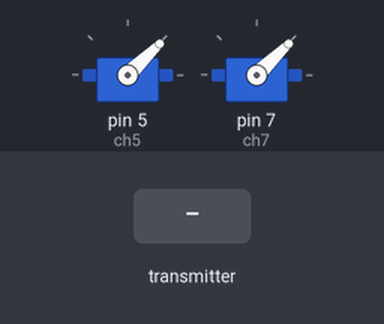
Simulated run of this sketch. Board: Arduino Uno, built with avr-gcc and run on an emulated ATmega328P. Shown: 2 × servo. The inputs (shaded band) are chosen by the test bench. No radio packets arrive unless stated.

Above: at 1.2 s.
1.3 s: the transmitter starts sending aux1 = 64
At 2.5 s:
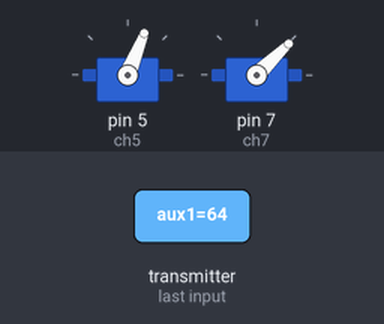
2.8 s: the transmitter starts sending aux3 = 64
At 3.7 s:
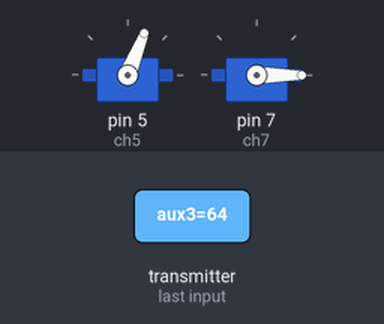
4.3 s: the transmitter starts sending aux1 = 0
At 4.8 s:
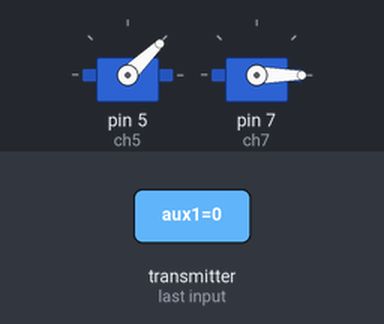
5.8 s: the transmitter starts sending aux1 = 128
At 7.0 s:
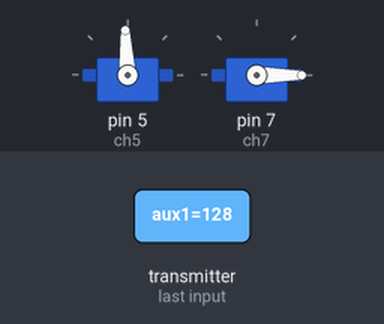
7.3 s: the transmitter starts sending aux3 = 0
At 8.3 s:
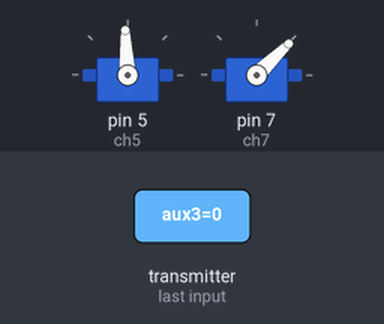
8.8 s: the transmitter starts sending aux1 = 255
At 9.5 s:
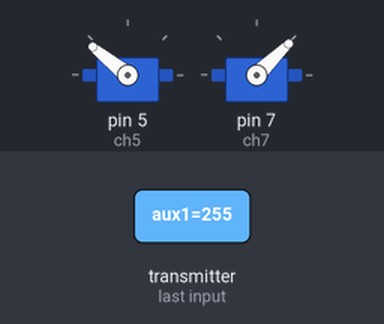
Timing chart, 0 to 11.3 s (numbered marks = the images above; inputs shaded):
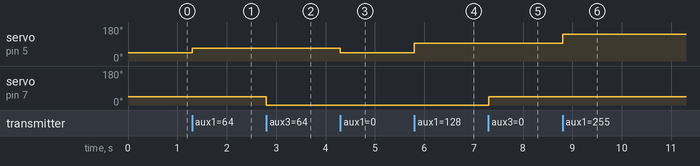

Measured:
- after the input at 1.3 s, servo on pin 5 (ch5): 44° → 68° at once
- after the input at 2.8 s, servo on pin 7 (ch7): 44° → 0° at once
- after the input at 4.3 s, servo on pin 5 (ch5): 68° → 44° at once
- after the input at 5.8 s, servo on pin 5 (ch5): 44° → 93° at once
- after the input at 7.3 s, servo on pin 7 (ch7): 0° → 44° at once
- after the input at 8.8 s, servo on pin 5 (ch5): 93° → 141° at once

The sketch:

eg01-Part-1_receiver.ino
```cpp
//  1 Channel Receiver | 1 Kanal Alıcı
//  PWM output on pin D5

#include <SPI.h>
#include <nRF24L01.h>
#include <RF24.h>
#include <Servo.h>

int ch_width_5 = 0;
int ch_width_7 = 0;

Servo ch5;
Servo ch7;

struct Signal {
byte aux1;
byte aux3;
};

Signal data;

const uint64_t pipeIn = 000322;
RF24 radio(9, 10);

void ResetData()
{

data.aux1 = 0;                                              // Define the inicial value of each data input. | Veri girişlerinin başlangıç değerleri
data.aux3 = 0;                                                            // The middle position for analog channels | Analog kanallar için orta konum
}

void setup()
{
                                                           // Set the pins for each PWM signal | Her bir PWM sinyal için pinler belirleniyor.

  ch5.attach(5);
  ch7.attach(7);

  ResetData();                                             // Configure the NRF24 module  | NRF24 Modül konfigürasyonu
  radio.begin();
  radio.openReadingPipe(1,pipeIn);
  radio.setChannel(100);
  radio.setAutoAck(false);
  radio.setDataRate(RF24_250KBPS);                          // The lowest data rate value for more stable communication  | Daha kararlı iletişim için en düşük veri hızı.
  radio.setPALevel(RF24_PA_MAX);                            // Output power is set for maximum |  Çıkış gücü maksimum için ayarlanıyor.
  radio.startListening();                                   // Start the radio comunication for receiver | Alıcı için sinyal iletişimini başlatır.

}

unsigned long lastRecvTime = 0;

void recvData()
{
while ( radio.available() ) {
radio.read(&data, sizeof(Signal));
lastRecvTime = millis();                                    // Receive the data | Data alınıyor
}
}

void loop()
{
recvData();
unsigned long now = millis();
if ( now - lastRecvTime > 1000 ) {
ResetData();                                                // Signal lost.. Reset data | Sinyal kayıpsa data resetleniyor
}

ch_width_5 = map(data.aux1, 0, 255, 1000, 2000);            // pin D5 (PWM signal)
ch_width_7 = map(data.aux3, 0, 1, 1000, 2000);
// ch_width_7 = map(data.aux3, 0, 1023, 0, 180);

ch5.writeMicroseconds(ch_width_5);                          // Write the PWM signal | PWM sinyaller çıkışlara gönderiliyor
ch7.writeMicroseconds(ch_width_7);

// ch7.write(ch_width_7);
}
```
